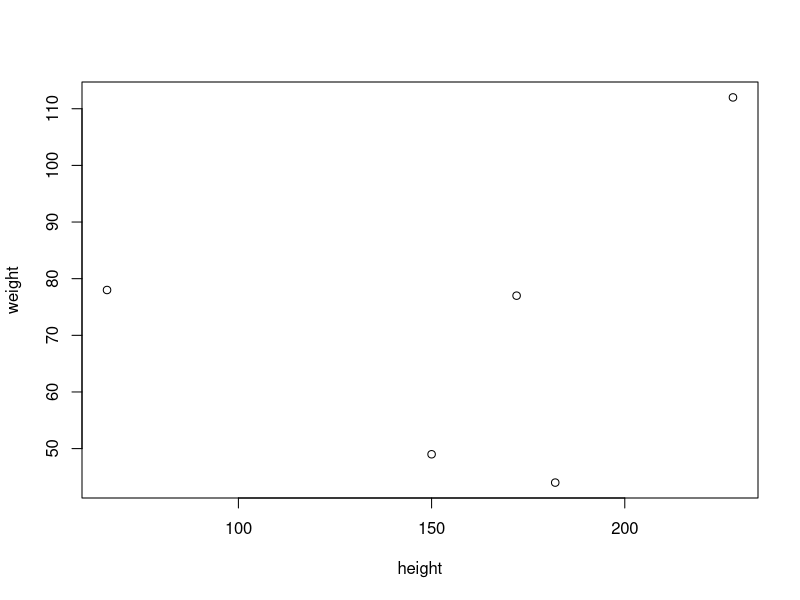
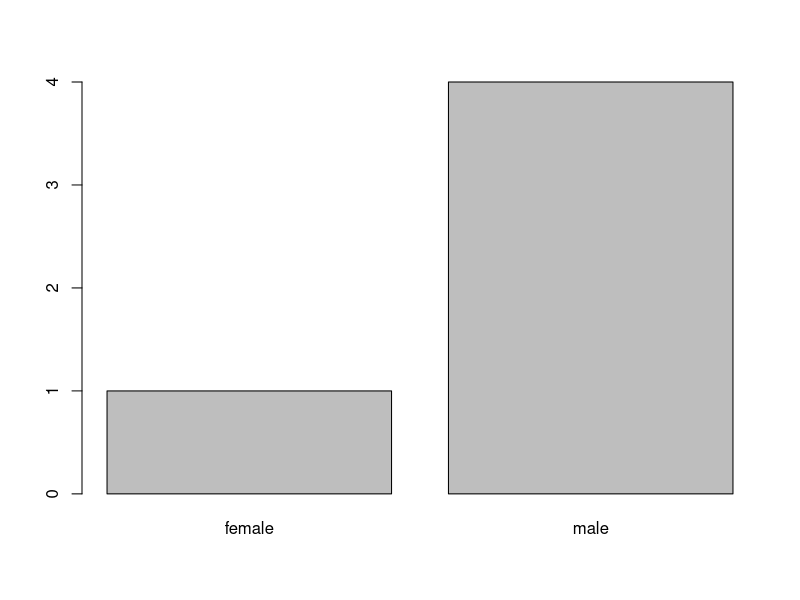
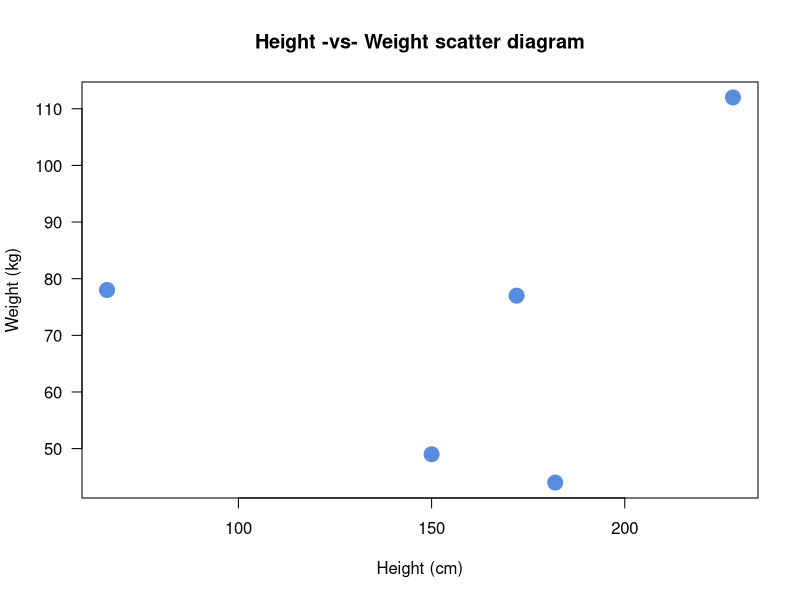
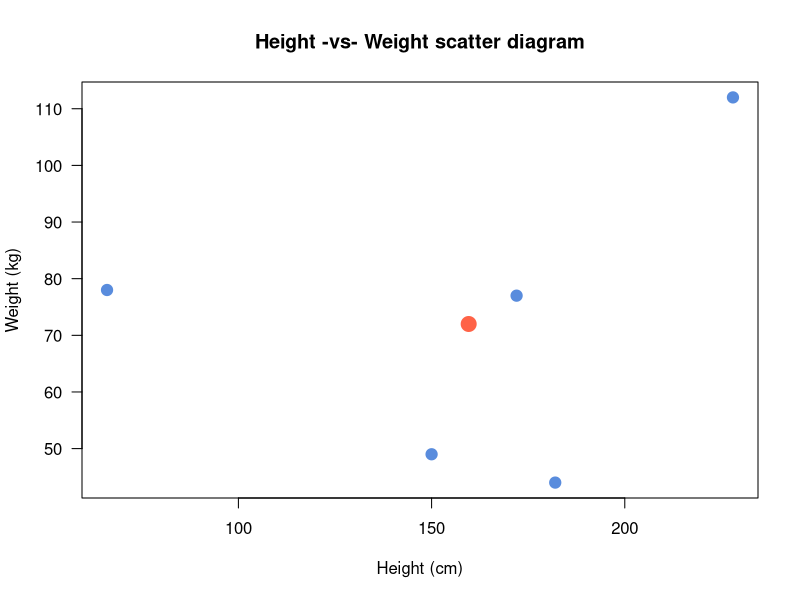
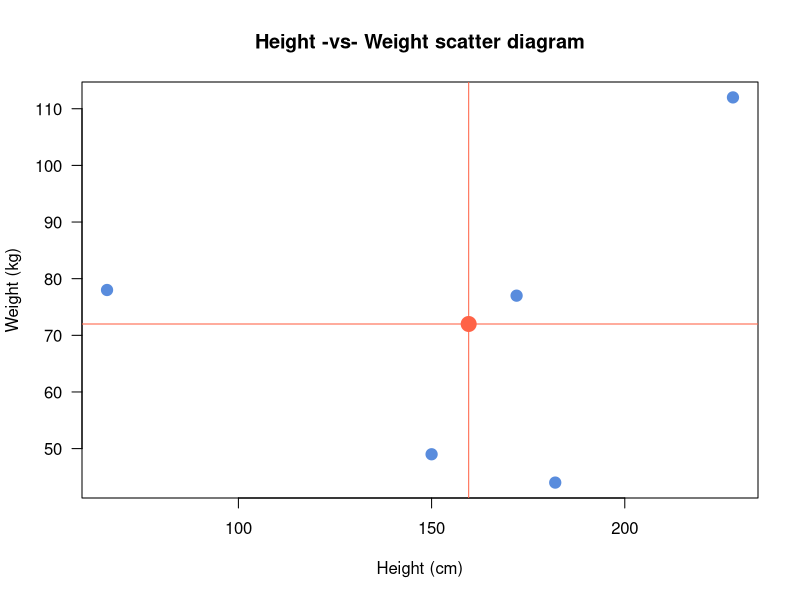
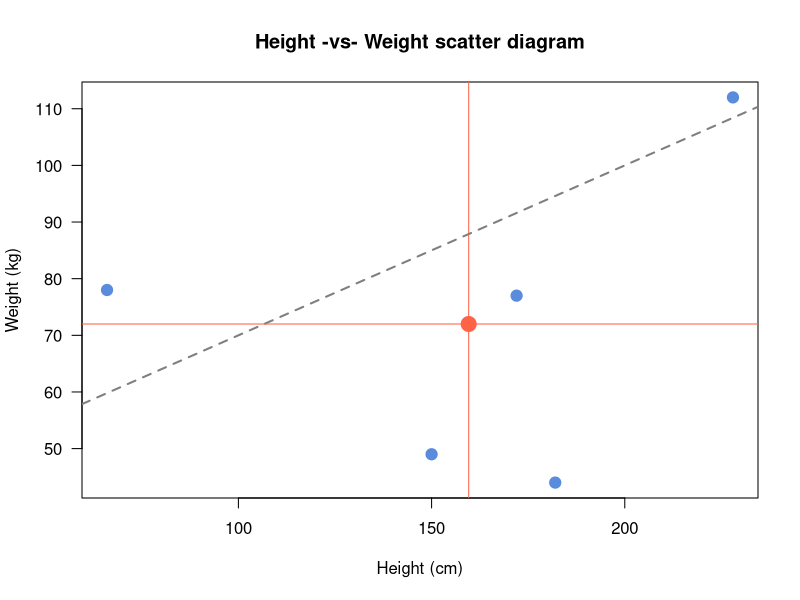
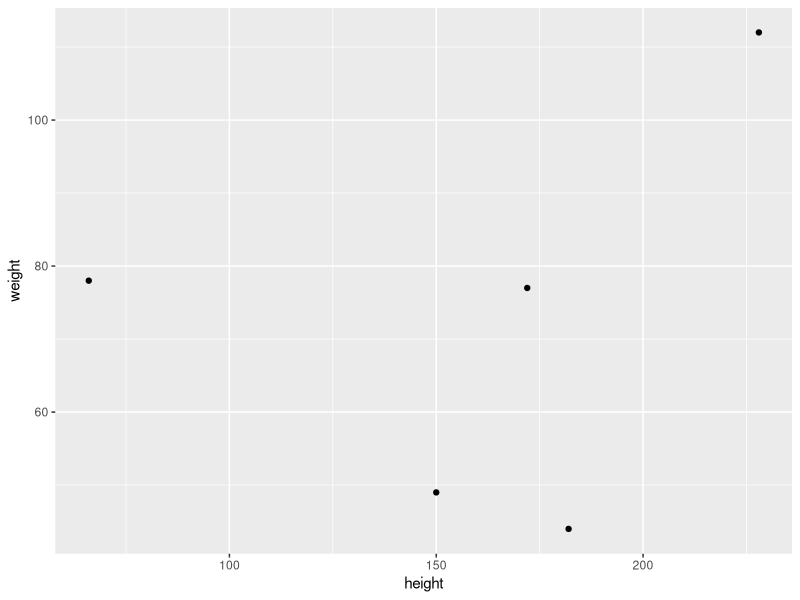
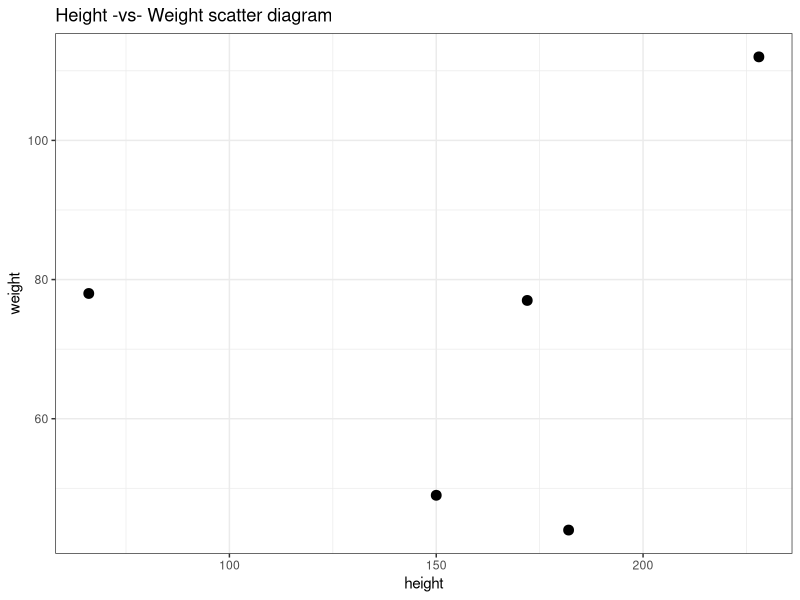

Source code (R) for these figures, in order:
## ---- chunk 1
knitr::opts_chunk$set(echo = TRUE)
library(ggplot2)
## ---- chunk 2
library(xtable)
dat = data.frame(
  name = c('Luke', 'Leia', 'Obi-Wan', 'Yoda', 'Chebacca'),
  sex = c('male', 'female', 'male', 'male', 'male'),
  height = c(172, 150, 182, 66, 228),
  weight = c(77, 49, 44, 78, 112)
)
## ---- chunk 3
xtb <- xtable(dat, digits = 2)
print(xtb, comment = FALSE, type = 'latex',
      include.rownames = FALSE)
## ---- chunk 4
height = c(172, 150, 182, 66, 228)  # in centimeters
weight = c(77, 49, 44, 78, 112)     # in kilograms

# default scatter diagram
plot(height, weight)
## ---- chunk 5
# qualitative variable (as an R factor)
sex = factor(c('male', 'female', 'male', 'male', 'male'))

# default scatter diagram
plot(sex)
## ---- chunk 6
# nicer scatter diagram
plot(height, weight, 
     las = 1,         # orientation of y-axis tick marks 
     pch = 19,        # filled dots
     col = '#598CDD', # color of dots
     cex = 2,         # size of dots
     xlab = 'Height (cm)',   # x-axis label
     ylab = 'Weight (kg)',   # y-axis label
     main = 'Height -vs- Weight scatter diagram')
## ---- chunk 7
avg_height = mean(height)
avg_weight = mean(weight)
## ---- chunk 8
# scatter diagram
plot(height, weight, 
     las = 1,         # orientation of y-axis tick marks 
     pch = 19,        # filled dots
     col = '#598CDD', # color of dots
     cex = 1.5,       # size of dots
     xlab = 'Height (cm)',   # x-axis label
     ylab = 'Weight (kg)',   # y-axis label
     main = 'Height -vs- Weight scatter diagram')
# point of averages
points(avg_height, avg_weight, pch = 19, cex = 2, col = "tomato")
## ---- chunk 9
# scatter diagram
plot(height, weight, 
     las = 1,         # orientation of y-axis tick marks 
     pch = 19,        # filled dots
     col = '#598CDD', # color of dots
     cex = 1.5,       # size of dots
     xlab = 'Height (cm)',   # x-axis label
     ylab = 'Weight (kg)',   # y-axis label
     main = 'Height -vs- Weight scatter diagram')
# guide lines for point of avgs
abline(h = avg_weight, v = avg_height, col = "tomato")
# point of averages
points(avg_height, avg_weight, pch = 19, cex = 2, col = "tomato")
## ---- chunk 10
# scatter diagram
plot(height, weight, 
     las = 1,         # orientation of y-axis tick marks 
     pch = 19,        # filled dots
     col = '#598CDD', # color of dots
     cex = 1.5,       # size of dots
     xlab = 'Height (cm)',   # x-axis label
     ylab = 'Weight (kg)',   # y-axis label
     main = 'Height -vs- Weight scatter diagram')
# guide lines for point of avgs
abline(h = avg_weight, v = avg_height, col = "tomato")
# line with intercept and slope
abline(a = 40, b = 0.3, col = "gray50", lty = 2, lwd = 2)
# point of averages
points(avg_height, avg_weight, pch = 19, cex = 2, col = "tomato")
## ---- chunk 11
dat = data.frame(
  name = c('Luke', 'Leia', 'Obi-Wan', 'Yoda', 'Chewbacca'),
  sex = c('male', 'female', 'male', 'male', 'male'),
  height = c(172, 150, 182, 66, 228),
  weight = c(77, 49, 44, 78, 112)
)
## ---- chunk 12
ggplot(data = dat, aes(x = height, y = weight)) +
  geom_point()
## ---- chunk 13
ggplot(data = dat, aes(x = height, y = weight)) +
  geom_point(size = 3) +
  theme_bw() +
  ggtitle("Height -vs- Weight scatter diagram")
## ---- chunk 14
ggplot(data = dat, aes(x = height, y = weight)) +
  geom_point(size = 3) +
  geom_text(aes(label = name), hjust=0, vjust=0) +
  xlim(0, 300) +
  theme_bw() +
  ggtitle("Height -vs- Weight scatter diagram")
## ---- chunk 15
# data frame for the point of averages
avgs = data.frame(height = avg_height, weight = avg_weight)
avgs
## ---- chunk 16
ggplot(data = dat, aes(x = height, y = weight)) +
  geom_point(size = 3) +
  geom_point(data = avgs, aes(x = height, y = weight), 
             col = "tomato", size = 4) +
  geom_text(aes(label = name), hjust=0, vjust=0) +
  xlim(0, 300) +
  theme_bw() +
  ggtitle("Height -vs- Weight scatter diagram")
## ---- chunk 17
ggplot(data = dat, aes(x = height, y = weight)) +
  geom_point(size = 3) +
  geom_point(data = avgs, aes(x = height, y = weight), 
             col = "tomato", size = 4) +
  geom_vline(xintercept = avg_height, col = 'tomato') +
  geom_hline(yintercept = avg_weight, col = 'tomato') +
  geom_text(aes(label = name), hjust=0, vjust=0) +
  xlim(0, 300) +
  theme_bw() +
  ggtitle("Height -vs- Weight scatter diagram")
